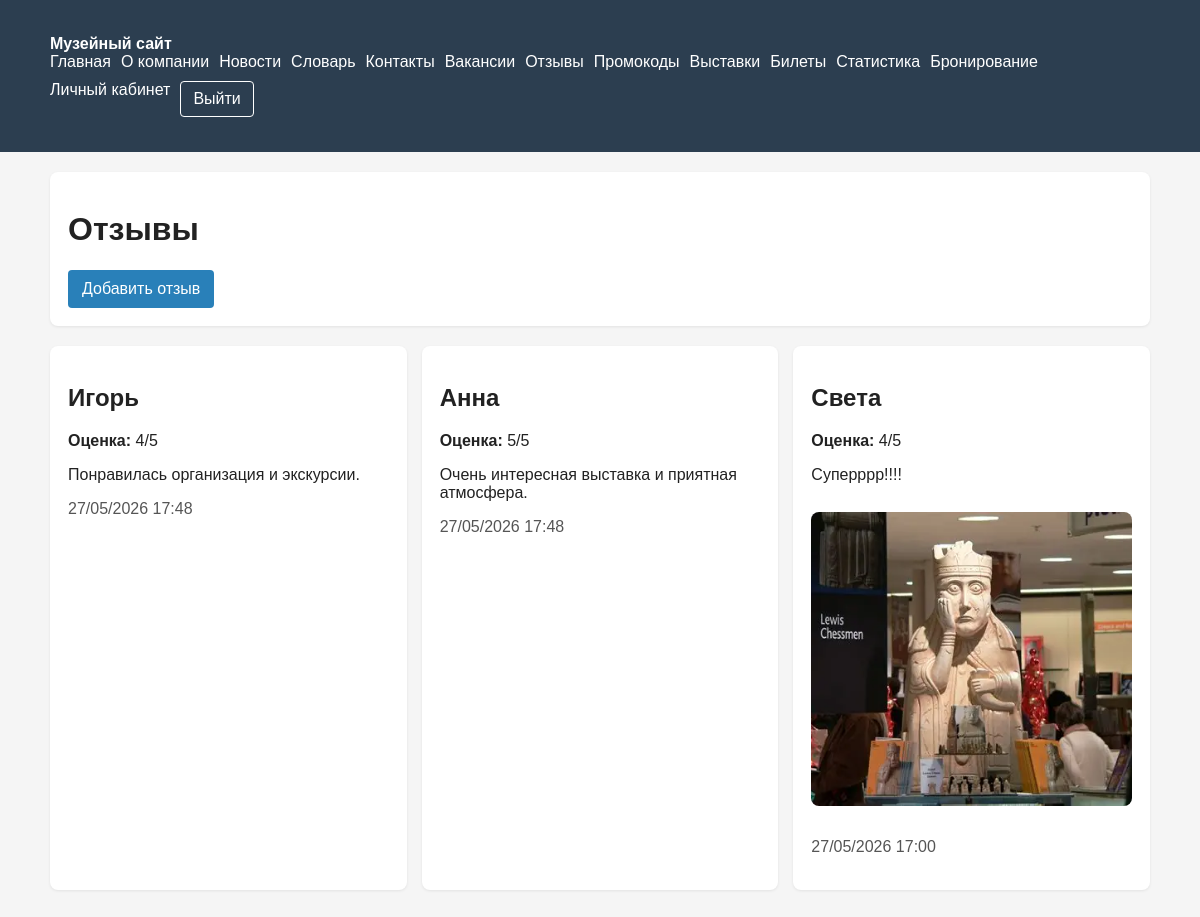
Screenshot of /reviews/ (signed in) with the database file from the repository.
### museum/models.py (models this page shows, shortened)
class Review(models.Model):
    visitor = models.ForeignKey("Visitor", on_delete=models.SET_NULL, null=True, blank=True, related_name="reviews")
    author_name = models.CharField(max_length=120, blank=True)
    rating = models.PositiveSmallIntegerField(validators=[MinValueValidator(1), MaxValueValidator(5)])
    text = models.TextField()
    image = models.FileField(upload_to="reviews/", blank=True, null=True)
    created_at = models.DateTimeField(auto_now_add=True)

### museum/views.py (the view)
# urls.py: path("reviews/", reviews_view, name="reviews"),
def reviews_view(request):
    reviews = Review.objects.order_by("-created_at")[:20]
    return render(request, "museum/reviews.html", {"reviews": reviews})

### templates/museum/reviews.html (shortened to what this page needs)
{% extends 'base.html' %}
{% block content %}
<div class="panel">
    <h1>Отзывы</h1>
    {% if user.is_authenticated %}
        <a class="btn" href="{% url 'museum:review-create' %}">Добавить отзыв</a>
    {% else %}
        <a class="btn" href="{% url 'museum:login' %}">Войти, чтобы оставить отзыв</a>
    {% endif %}
</div>
<div class="grid">
    {% for review in reviews %}
        <div class="panel">
            <h2>{{ review.author_name|default:'Аноним' }}</h2>
            <p><strong>Оценка:</strong> {{ review.rating }}/5</p>
            <p>{{ review.text }}</p>
            {% if review.image %}
                <img src="{{ review.image.url }}" alt="Изображение отзыва" style="max-width: 100%; border-radius: 8px; margin: 12px 0;">
            {% endif %}
            <p class="muted">{{ review.created_at|date:'d/m/Y H:i' }}</p>
        </div>
    {% empty %}
        <div class="panel"><p>Отзывов пока нет.</p></div>
    {% endfor %}
</div>
{% endblock %}

### templates/base.html (style rules this page uses)
body { font-family: Arial, sans-serif; margin: 0; background: #f5f5f5; color: #222; }
.panel { background: #fff; padding: 18px; border-radius: 8px; margin-bottom: 20px; box-shadow: 0 1px 3px rgba(0,0,0,0.08); }
.grid { display: grid; grid-template-columns: repeat(auto-fit, minmax(280px, 1fr)); gap: 15px; }
.btn { display: inline-block; padding: 10px 14px; background: #2980b9; color: #fff; text-decoration: none; border-radius: 4px; border: 0; cursor: pointer; }
img { max-width: 100%; border-radius: 8px; }
.muted { color: #555; }

### rows the page displays
Review: author_name "Игорь", rating "4", text "Понравилась организация и экскурсии.", created_at "27/05/2026 17:48"
Review: author_name "Анна", rating "5", text "Очень интересная выставка и приятная атмосфера.", created_at "27/05/2026 17:48"
Review: author_name "Света", rating "4", text "Суперррр!!!!", image (picture), created_at "27/05/2026 17:00"
